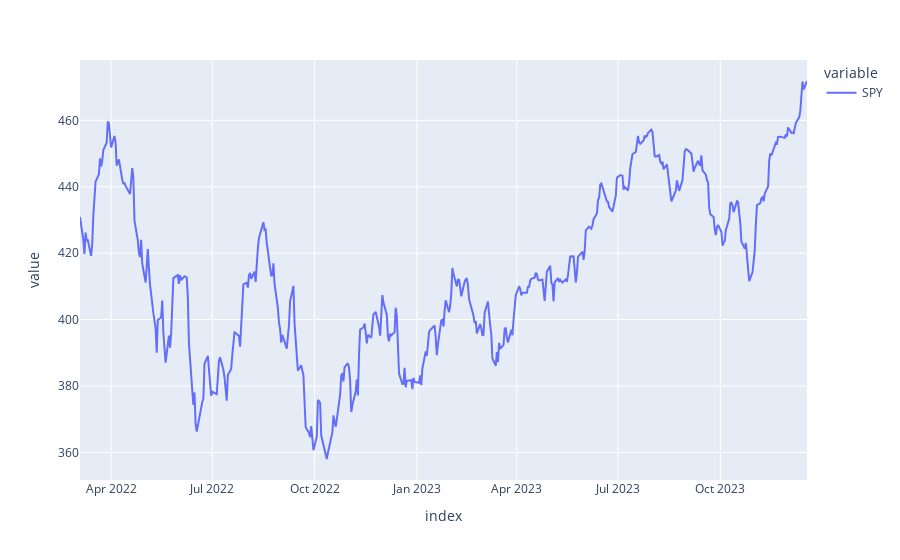

Notebook code cell kept with this figure:
### Code cell
px.line(data_frame=df_sector_vwap['SPY'].loc['2022-02-15 04:00:00':])

### Figure 1 — Plotly figure (JSON) as saved in the notebook; plotly's stock layout.template omitted (floating-point values rounded to 4 significant figures; data arrays with more than 128 entries replaced by an {"elided": "..."} marker saying what was removed)
{"data": [{"hovertemplate": "variable=SPY<br>index=%{x}<br>value=%{y}<extra></extra>", "legendgroup": "SPY", "line": {"color": "#636efa", "dash": "solid"}, "marker": {"symbol": "circle"}, "mode": "lines", "name": "SPY", "orientation": "v", "showlegend": true, "type": "scatter", "x": {"elided": "451 str values"}, "xaxis": "x", "y": {"elided": "451 float values"}, "yaxis": "y"}], "layout": {"legend": {"title": {"text": "variable"}, "tracegroupgap": 0}, "margin": {"t": 60}, "xaxis": {"anchor": "y", "domain": [0, 1], "title": {"text": "index"}}, "yaxis": {"anchor": "x", "domain": [0, 1], "title": {"text": "value"}}}}
